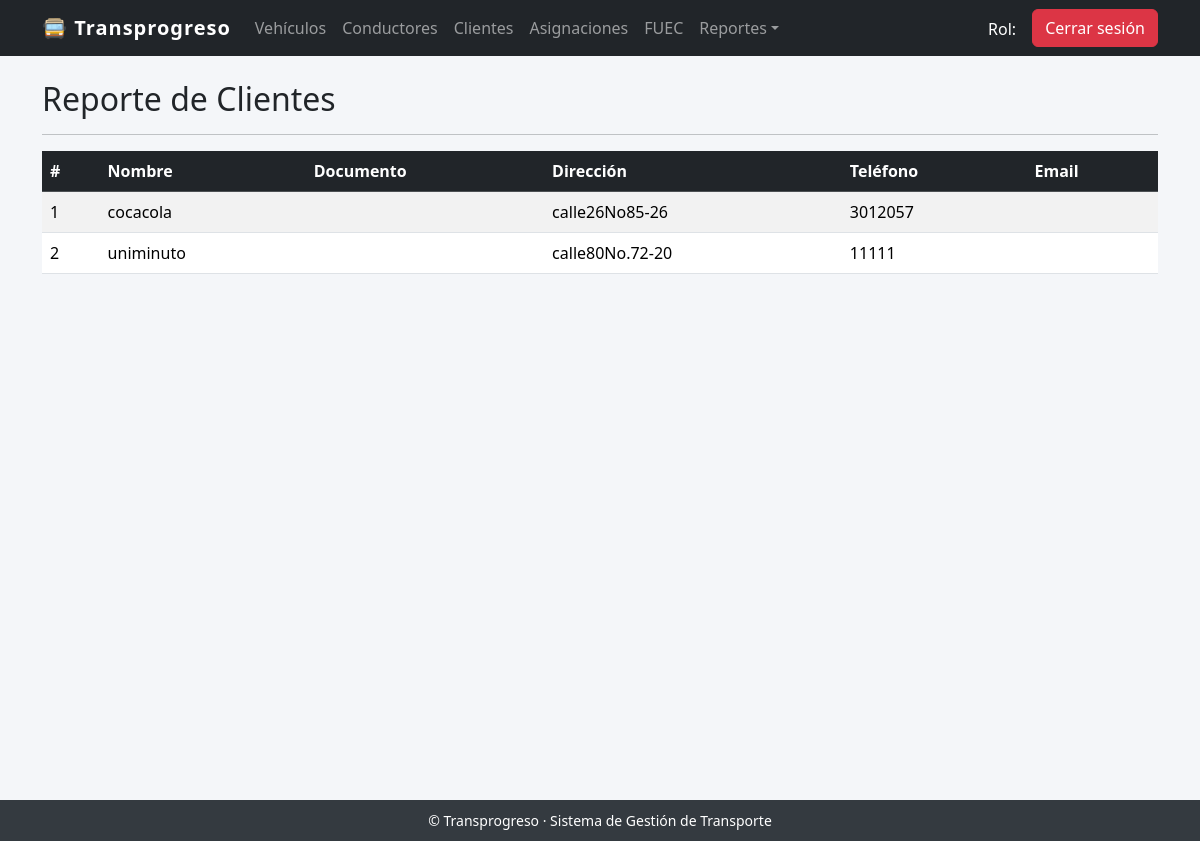
/reporte/clientes/ (signed in), run on the app's committed database.
### gestion_vehiculos/models.py (models this page shows, shortened)
class Cliente(models.Model):
    nombre = models.CharField(max_length=100)
    identificacion = models.CharField(max_length=20, unique=True)
    telefono = models.CharField(max_length=20, blank=True, null=True)
    correo = models.EmailField(blank=True, null=True)
    direccion = models.CharField(max_length=200, blank=True, null=True)

### gestion_vehiculos/views.py (the view)
# urls.py: path("reporte/clientes/", views.reporte_clientes, name="reporte_clientes"),
@login_required
def reporte_clientes(request):
    clientes = Cliente.objects.all().order_by("nombre")
    return render(request, "reportes/reporte_clientes.html", {"clientes": clientes})

### templates/reportes/reporte_clientes.html
{% extends "base.html" %}
{% block content %}
<div class="container mt-4">
    <h2 class="mb-3">Reporte de Clientes</h2>
    <hr>
    <table class="table table-striped mt-3">
        <thead class="table-dark">
            <tr>
                <th>#</th>
                <th>Nombre</th>
                <th>Documento</th>
                <th>Dirección</th>
                <th>Teléfono</th>
                <th>Email</th>
            </tr>
        </thead>
        <tbody>
            {% for c in clientes %}
            <tr>
                <td>{{ forloop.counter }}</td>
                <td>{{ c.nombre }}</td>
                <td>{{ c.documento }}</td>
                <td>{{ c.direccion }}</td>
                <td>{{ c.telefono }}</td>
                <td>{{ c.email }}</td>
            </tr>
            {% empty %}
            <tr>
                <td colspan="6" class="text-center">No hay clientes registrados.</td>
            </tr>
            {% endfor %}
        </tbody>
    </table>
</div>
{% endblock %}

### templates/base.html (style rules this page uses)
body { background-color: #f4f6f9; }

### data on the page
Cliente: nombre "cocacola", direccion "calle26No85-26", telefono "3012057"
Cliente: nombre "uniminuto", direccion "calle80No.72-20", telefono "11111"
